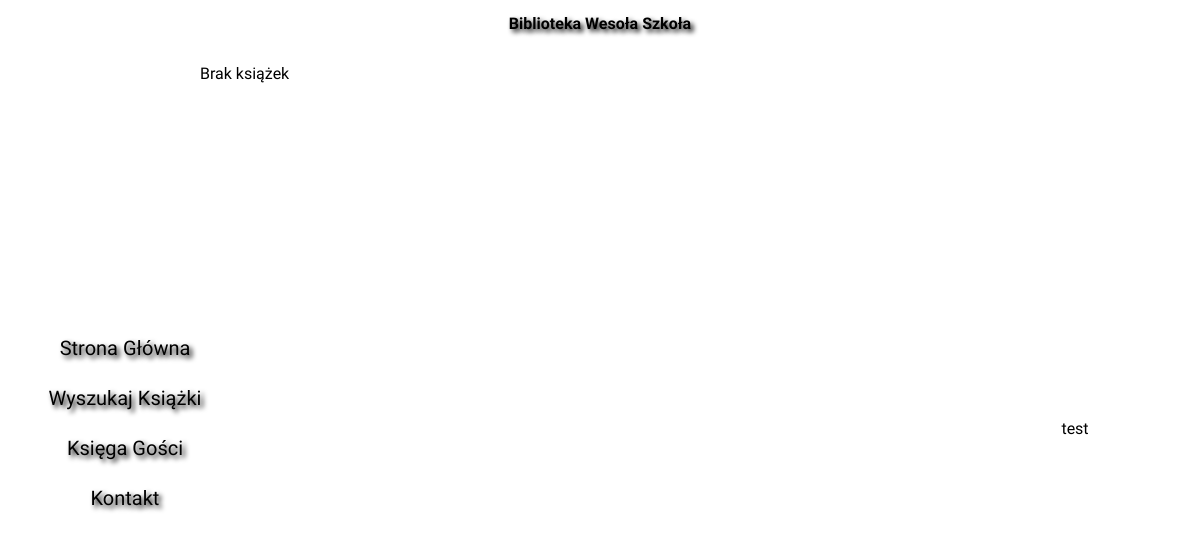
Before: /FO/index.php?id=searchBooks with the older database file.
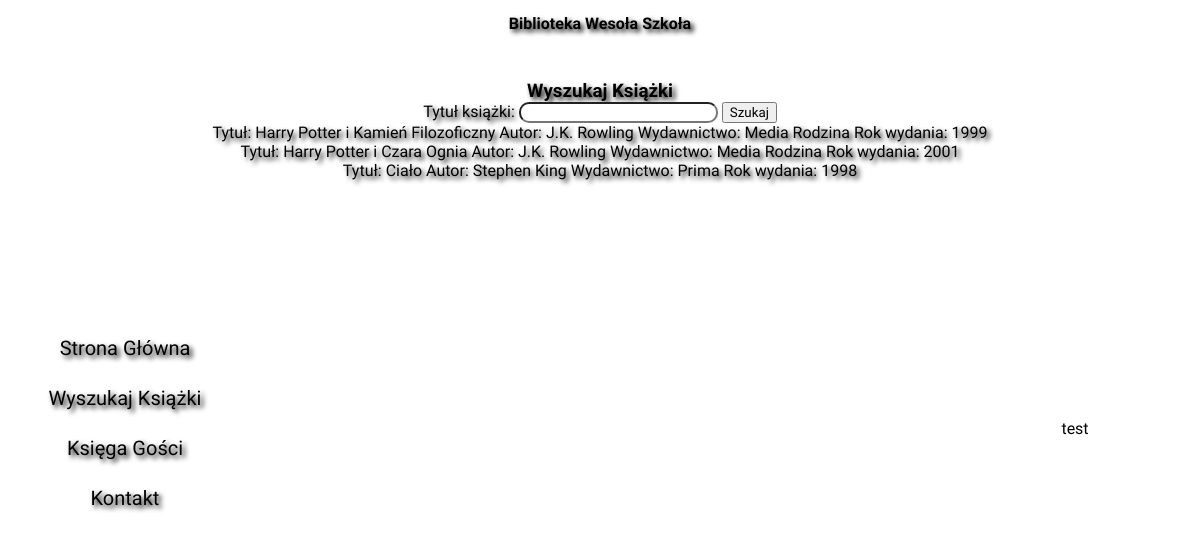
After: the same page with the newer database file.
### tables this page shows
CREATE TABLE `book` (
  `id_book` int(11) NOT NULL ,
  `title` varchar(255) NOT NULL,
  `author` varchar(255) NOT NULL,
  `publisher` varchar(255) NOT NULL,
  `publishYear` varchar(255) NOT NULL,
  `isbn` varchar(255) NOT NULL,
  `active` tinyint(1) NOT NULL,
  `comments` longtext NOT NULL
);

### DB/db_connection.php (called while the page is built, shortened)
<?php
class db_connection{
    var $host = "localhost";
    var $dbname = "wiai";
    var $username = "root";
    var $password = "";
    public function databaseConnect(){
        $con = mysqli_connect($this->host, $this->username, $this->password, $this->dbname);
        if(!$con){
            die("Connection failed: " . mysqli_connect_error());
        }
        else{
            $this->connect = $con;
        }
    }
}
?>

### DB/db_book.php (called while the page is built, shortened)
<?php
include('db_connection.php');
class db_book extends db_connection{
    function selectBookByActive(){
        $query = "SELECT `title`, `author`, `publisher`, `publishYear` FROM `book` WHERE `active` = 1";
        $data = mysqli_query($this->connect, $query);
	    if (mysqli_num_rows($data) > 0) {
            return $data;
        }
    }
}
?>

### FO/books.php (the view, shortened to what this page needs)
<?php
    include('../DB/db_book.php');
    $baza = new db_book();
    $baza->databaseConnect();
    if(isset($_GET)){
        if(isset($_GET['bookTitle'])){
        $data = $baza->selectBookByTitle($_GET['bookTitle']);
        }
        else{
            $data = $baza->selectBookByActive();
        }
    }
    if (!empty($data)){
        ?>
        <div id="searchBooks">
            <h3>Wyszukaj Książki</h3>
            <form id="searchBooksForm" action="./index.php" method = "get">
                <label for="bookTitle">Tytuł książki:</label>
                <input type="text" id="bookTitle" name="bookTitle" required></input>
                <input type="submit" value="Szukaj"></input>
            </form>
            <div id="searchBooksResults">
                <?php
                        while($row = mysqli_fetch_assoc($data))
                        {
                            echo "<div id='aktywana_ksiazka'>Tytuł: ".$row['title']." Autor: ".$row['author']." Wydawnictwo: ".$row['publisher']." Rok wydania: ".$row['publishYear']."
                            </div>";
                        }
                    }else {
                        echo "Brak książek";
                    }
                ?>
            </div>
        </div>

Changed rows visible on the page:
added book: title "Harry Potter i Kamień Filozoficzny", author "J.K. Rowling", publisher "Media Rodzina", publishYear "1999"
added book: title "Harry Potter i Czara Ognia", author "J.K. Rowling", publisher "Media Rodzina", publishYear "2001"
added book: title "Ciało", author "Stephen King", publisher "Prima", publishYear "1998"
Other visible differences:
form field value: (not shown) → "Szukaj"
text no longer shown: "Brak książek"
text now shown: "Wyszukaj Książki Tytuł książki:"
